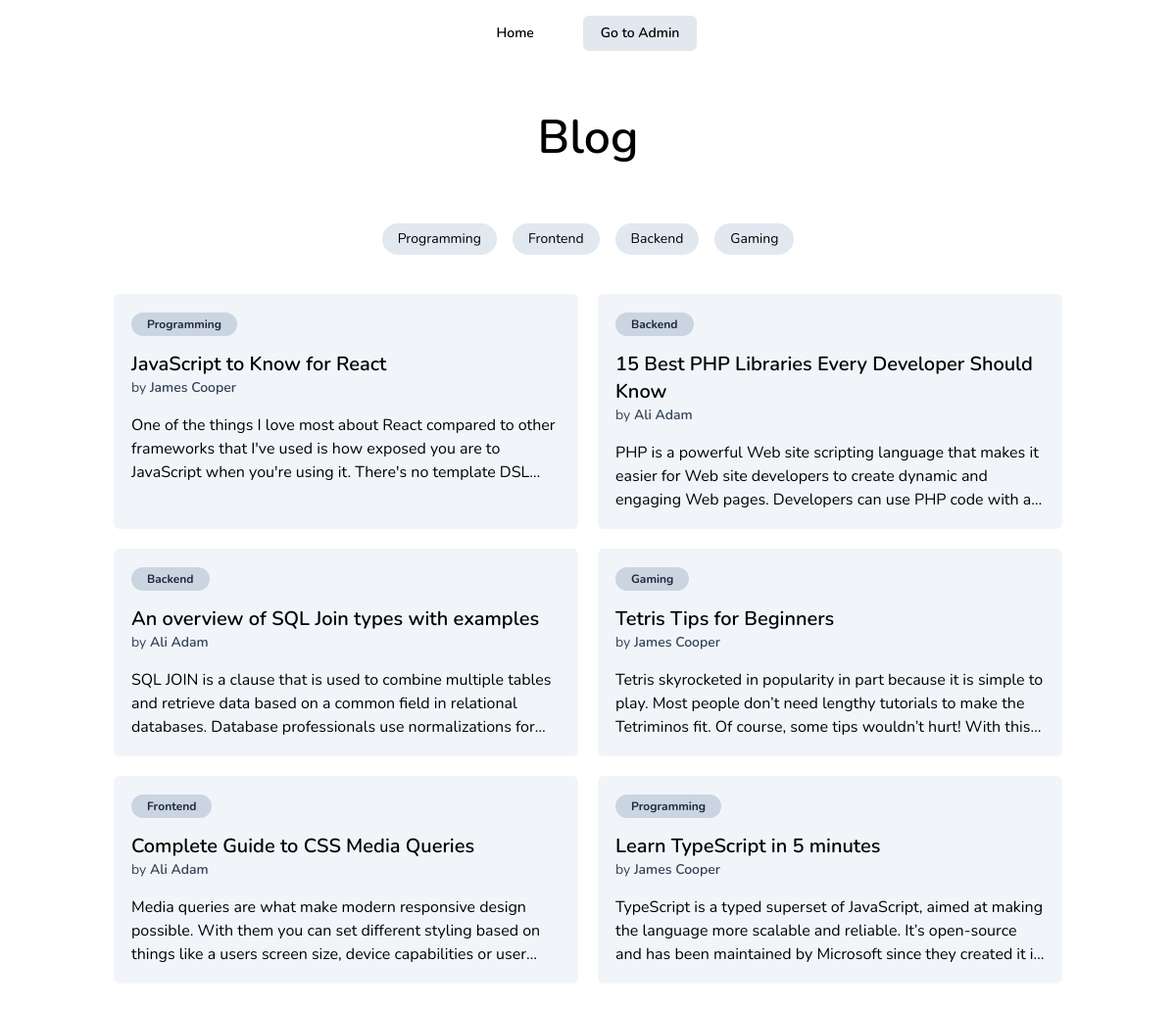
Before: / with the older database file.
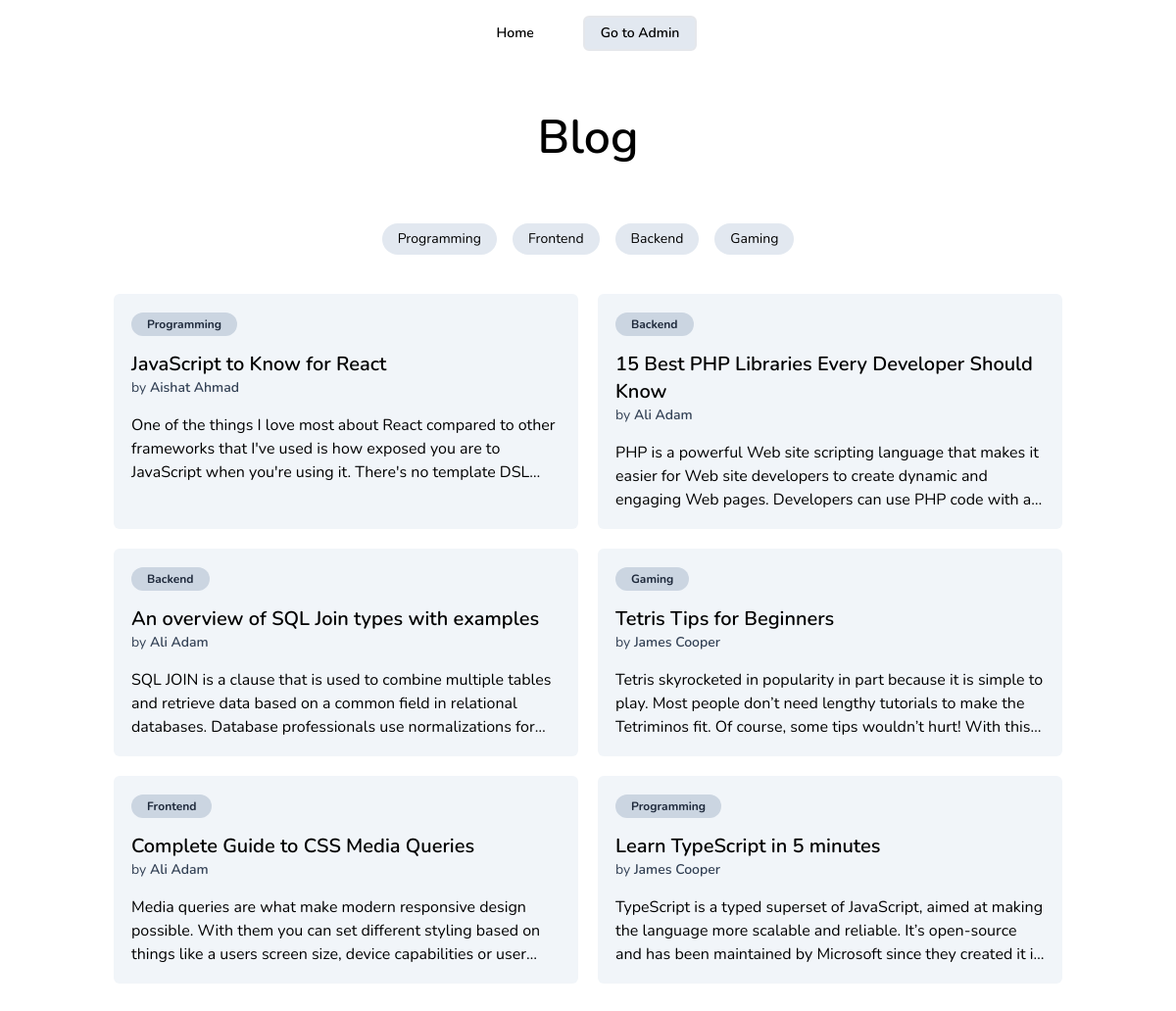
After: the same page with the newer database file.
### tables this page shows
CREATE TABLE categories (
  id INT NOT NULL AUTO_INCREMENT,
  name VARCHAR(255) NOT NULL,
  PRIMARY KEY (id),
  UNIQUE (name)
);

CREATE TABLE articles (
  id INT NOT NULL AUTO_INCREMENT,
  title VARCHAR(255) NOT NULL,
  content TEXT NOT NULL,
  status VARCHAR(255) NOT NULL,
  author_id INT,
  category_id INT,
  PRIMARY KEY (id),
  FOREIGN KEY (author_id) REFERENCES authors(id) ON DELETE SET NULL,
  FOREIGN KEY (category_id) REFERENCES categories(id) ON DELETE SET NULL,
  UNIQUE (title)
);

CREATE TABLE authors (
  id INT NOT NULL AUTO_INCREMENT,
  name VARCHAR(255) NOT NULL,
  email VARCHAR(255) NOT NULL,
  PRIMARY KEY (id),
  UNIQUE (email)
);

### public/index.php (called while the page is built, shortened)
<?php
try {
  include __DIR__ . '/../classes/Article.php';
  include __DIR__ . '/../classes/Category.php';
  $article = new Article();
  $category = new Category();
  $articles = $article->getPublishedArticles();
  $categories = $category->getCategories();
  include __DIR__ . '/../views/header.php';
  include __DIR__ . '/../views/home.php';
  include __DIR__ . '/../views/footer.php';
} catch (PDOException $e) {
  $title = 'An error has occurred';
  $output = 'Database error: ' . $e->getMessage() . ' in ' .
    $e->getFile() . ':' . $e->getLine();
}

### classes/Category.php (called while the page is built, shortened)
<?php
require_once __DIR__ . '/Database.php';
class Category
{
  private $pdo;
  public function __construct()
  {
    $db = new Database();
    $this->pdo = $db->connect();
  }
  public function getCategories()
  {
    $stmt = $this->pdo->prepare('SELECT * FROM categories ORDER BY id');
    $stmt->execute();
    return $stmt->fetchAll();
  }
}

### classes/Database.php (called while the page is built)
<?php
class Database
{
  public function connect()
  {
    return new PDO(
      'mysql:host=localhost; dbname=blog; charset=utf8mb4',
      'root',
      ''
    );
  }
}

### classes/Article.php (called while the page is built, shortened)
<?php
require_once __DIR__ . '/Database.php';
class Article
{
  private $pdo;
  public function __construct()
  {
    $db = new Database();
    $this->pdo = $db->connect();
  }
  public function getPublishedArticles()
  {
    $stmt = $this->pdo->prepare('SELECT articles.id, title, content, status, categories.name as category_name, authors.name as author_name
    FROM articles
    LEFT JOIN categories ON articles.category_id = categories.id
    LEFT JOIN authors ON articles.author_id = authors.id
    WHERE status = "Published"
    ORDER BY articles.id DESC');
    $stmt->execute();
    return  $stmt->fetchAll();
  }
}

### views/home.php (the view, shortened to what this page needs)
<main class='mx-auto max-w-[1000px] px-4 py-2'>
  <div class='mt-10 grid place-items-center gap-5'>
    <h1 class='text-5xl font-semibold'>Blog</h1>
  </div>
  <div class='mt-16 flex gap-4 place-content-center items-center'>
    <?php foreach ($categories as $category) : ?>
    <a href="/?category=<?= $category['name'] ?>"
      class="<?= $category['name'] === ($_GET['category'] ?? null) ? 'bg-slate-800 text-slate-100' : 'bg-slate-200 hover:bg-slate-300 transition' ?>  text-sm rounded-full px-4 py-1.5"><?= $category['name'] ?></a>
    <?php endforeach ?>
  </div>
  <section class='mt-10 grid grid-cols-2 gap-5'>
    <?php foreach ($articles as $article) : ?>
    <a href="/article.php?id=<?= $article['id'] ?>"
      class='rounded-md border-2 border-transparent bg-slate-100 hover:border-slate-600'>
      <article class='p-4'>
        <?php if ($article['category_name']) : ?>
        <span class='rounded-full font-bold bg-slate-300 px-4 py-1 text-xs text-slate-800'>
          <?= $article['category_name']  ?>
        </span>
        <?php endif ?>
        <div class='py-4'>
          <h2 class='text-xl font-semibold'><?= $article['title'] ?></h2>
          <p class='text-sm text-slate-700'>
            by <span class='font-semibold'><?= $article['author_name']  ?></span>
          </p>
        </div>
        <p class="line-clamp-3"><?= $article['content'] ?></p>
      </article>
    </a>
    <?php endforeach ?>
  </section>
</main>

### views/header.php (shortened to what this page needs)
<!doctype html>
<html>
<head>
  <link rel="stylesheet" href="/css/output.css">
</head>
<body>
  <nav class="max-w-[500px] flex items-center gap-8 justify-center mx-auto py-4">
    <a class='rounded-md border-transparent hover:bg-slate-200 py-1.5 px-4 transition text-sm border-2 font-semibold'
      href='/'>
      Home
    </a>
    <a class='rounded-md bg-slate-200 py-1.5 px-4 transition hover:border-slate-800 hover:bg-slate-800 text-sm hover:text-slate-100 border-2 font-semibold'
      href='/admin/articles'>
      Go to Admin
    </a>
  </nav>

### views/footer.php
</body>
</html>

### views/header.php (style rules this page uses)
html { font-family: 'Nunito', sans-serif; }
body { margin-bottom: 5rem; }

Changed rows visible on the page:
changed articles "JavaScript to Know for React": author.name "James Cooper" → "Aishat Ahmad"
